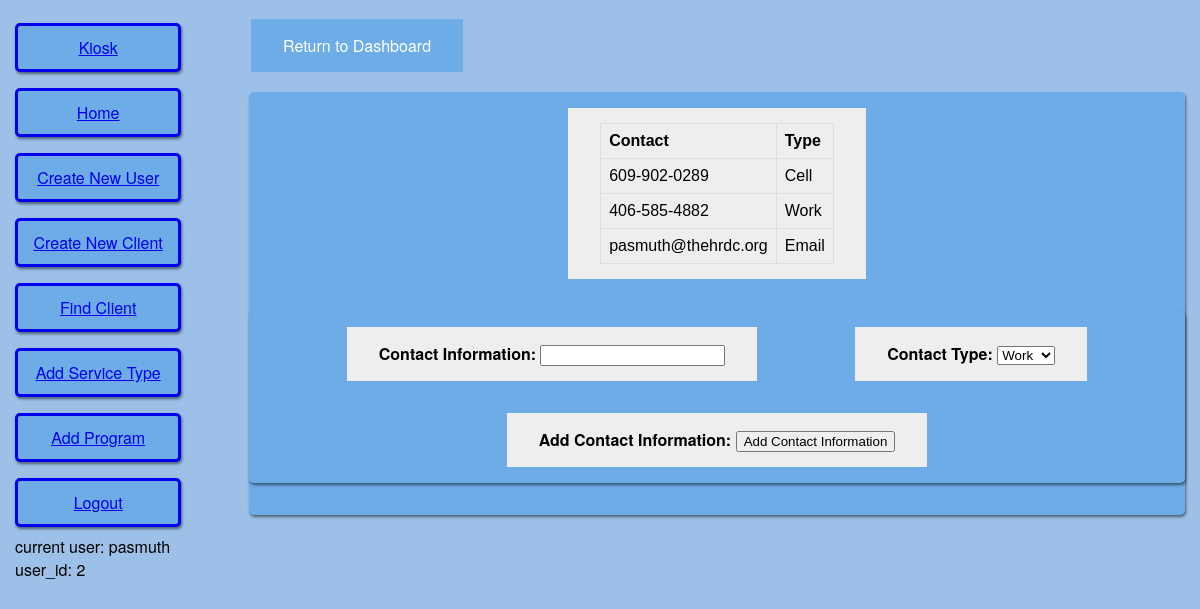
Page /client_1_contact (signed in) on the committed database.
### app/models.py (models this page shows, shortened)
class User(UserMixin, db.Model):
	id = db.Column(db.Integer, primary_key = True)
	username = db.Column(db.String(64), index = True, unique = True)
	email = db.Column(db.String(120), index = True, unique = True)
	password_hash = db.Column(db.String(128))

class ClientContact(db.Model):
	id = db.Column(db.Integer, primary_key = True)
	client_id = db.Column(db.Integer, db.ForeignKey('client.id'))
	contact = db.Column(db.String(50))
	contact_type = db.Column(db.Integer, db.ForeignKey('contact_type.id'))
	ContactType = db.relationship('ContactType', uselist = False)
	created_date = db.Column(db.DateTime, index = True, default = datetime.utcnow)
	created_by = db.Column(db.Integer, db.ForeignKey('user.id'))
	user = db.relationship('User', uselist = False)

class ContactType(db.Model):
	id = db.Column(db.Integer, primary_key = True)
	contact_type = db.Column(db.String(10))

### app/routes.py (the view, shortened to what this page needs)
@app.route('/client_<clientid>_contact', methods = ['GET', 'POST'])
@login_required
def create_contact(clientid):
	form = CreateClientContact()
	contact_info = ClientContact.query.filter(ClientContact.client_id == clientid).all()
	return render_template('create_contact.html', title = 'Create Contact', form = form, contact_info = contact_info, cid = clientid)

### app/forms.py (shortened to what this page needs)
class CreateClientContact(FlaskForm):
	form_title = 'Add Contact Information'
	contact_info = StringField('Contact Information', validators = [DataRequired()])
	contact_choices = [(c.id, c.contact_type) for c in ContactType.query.all()]
	contact_type = SelectField('Contact Type', coerce = int, choices = contact_choices, validators = [DataRequired()])
	submit = SubmitField('Add Contact Information')

### app/models.py (called while the page is built)
@login.user_loader
def load_user(id):
	return User.query.get(int(id))

### app/templates/create_contact.html (shortened to what this page needs)
{% extends "base.html" %}
{% block content %}
	<div class="formFields">
		<div class="formElement">
			<table class="contactInfo">
				<tr>
					<th>Contact</th>
					<th>Type</th>
				</tr>
		{% for c in contact_info %}
				<tr>
					<td>{{ c.contact }}</td>
					<td>{{ c.ContactType.contact_type }}</td>
				</tr>
		{% endfor%}
			</table>
	</div>
    <form action="" method="post">
        <div class="formFields">
        {% for field in form %}
            {% if field.type != 'CSRFTokenField' %}
            <div class="formElement">
                <strong>{{ field.label() }}:</strong>
                {{ field() }} <br>
            </div>
            {% endif %}
        {% endfor %}
        </div>
    </form>
{% endblock %}

### app/templates/base.html (shortened to what this page needs)
<html>
    <head>
      <link rel="stylesheet" href="{{ url_for('static', filename = 'styles/main.css') }}">
    </head>
    <body>
        <div class="row">
          <div class="leftColumn">
            {% if current_user.is_anonymous %}
            <a class="header_button" href="{{ url_for('login') }}">Login</a>
            {% else %}
            <a class="header_button" href="{{ url_for('client_checkin') }}">Kiosk</a>
            <a class="header_button" href="{{ url_for('index') }}">Home</a>
            <a class="header_button" href="{{ url_for('render_form', form = 'RegistrationForm') }}">Create New User</a>
            <a class="header_button" href="{{ url_for('create_client') }}">Create New Client</a>
            <a class="header_button" href="{{ url_for('view_clients', client_data = 'None') }}">Find Client</a>
            <a class="header_button" href="{{ url_for('add_record', record_type = 'ServiceType') }}">Add Service Type</a>
            <a class="header_button" href="{{ url_for('add_record', record_type = 'Program') }}">Add Program</a>
            <a class="header_button" href="{{ url_for('logout') }}">Logout</a>
            current user: {{ current_user.username }} <br>
            user_id: {{ current_user.id }} <br>
            {% endif %}
          </div>
          <div class="rightColumn">
            {% if cid %}
            <a class="button" href="{{ url_for('client_dashboard', clientid = cid) }}">Return to Dashboard</a>
            {% endif %}
            {% block content %}{% endblock %}
          </div>
        </div>
    </body>
</html>

### app/static/styles/main.css (style rules this page uses)
body { margin: 0; padding: 0; font-family: "Helvetica Neue", Helvetica, Arial, sans-serif; color: #000000; padding: 15px; background: #9cc0e7; }
table { font-family: arial, sans-serif; border-collapse: collapse; }
td { border: 1px solid #dddddd; text-align: left; padding: 8px; }
th { border: 1px solid #dddddd; background-color: #EEEEEE; text-align: left; padding: 8px; }
.row:after { content: ""; display: table; clear: both; }
.formElement { padding: 15px 32px; background: #EEEEEE; margin: 1em 0; display: inline-block; text-align: center; font-size: 16px; cursor: pointer; }
.button { background: #6EACE7; border: none; color: white; padding: 15px 32px; text-align: center; text-decoration: none; display: inline-block; font-size: 16px; margin: 4px 2px; cursor: pointer; }
.formFields { float: left; display: flex; flex-wrap: wrap; align-content: space-around; justify-content: space-evenly; background: #6EACE7; margin: 1em 0; box-shadow: 1px 2px 3px rgba(0,0,0,.5); border-radius: 5px; }
.leftColumn { float: left; width: 15%; display: flex; flex-wrap: wrap; align-content: space-around }
.rightColumn { float: right; width: 80%; }
.header_button { border: solid; padding: 10px 10px; text-align: center; background-color: #6EACE7; width: 80%; float: left; margin: .5em 0; box-shadow: 1px 2px 3px rgba(0,0,0,.5); border-radius: 5px; }

### rows in the picture
User: username "pasmuth", id "2"
ClientContact: contact "609-902-0289", ContactType.contact_type "Cell"
ClientContact: contact "406-585-4882", ContactType.contact_type "Work"
ClientContact: contact "pasmuth@thehrdc.org", ContactType.contact_type "Email"

### other values in the picture
{{ field.label() }} "Contact Information" "Contact Type" "Add Contact Information"
